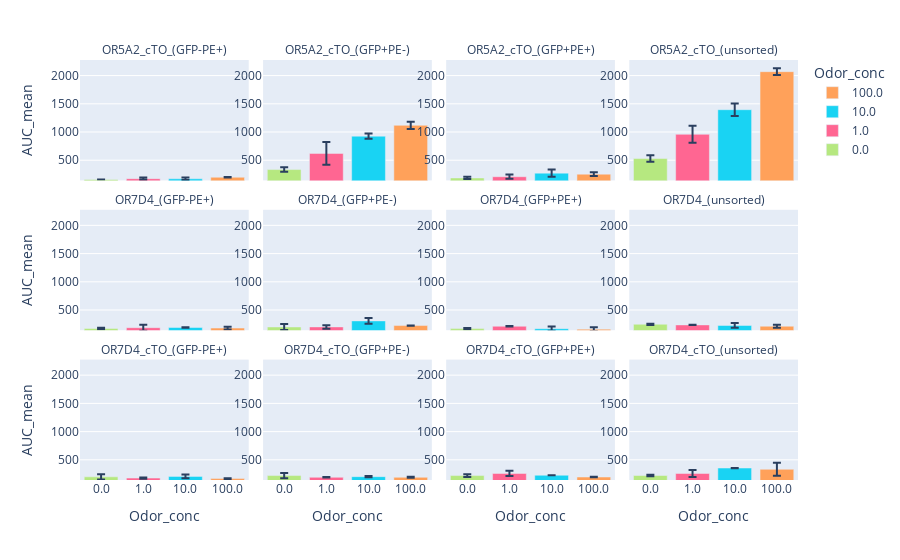

Notebook code cell kept with this figure:
### Markdown cell above
#### Bar plot

### Code cell
# Plot facet plots for AUC

plot_data = AUC_data[['Odor_conc', 'Group', 'AUC_mean', 'AUC_std','Plate']]
plot_data = plot_data[plot_data.Plate.isin([1,2])]
plot_data = plot_data.sort_values('Group')
plot_data = plot_data.drop('Plate', axis = 1)
# Dropping duplicate is important for a functional bar graph 
plot_data = plot_data.drop_duplicates().reset_index(drop=True)

plot_data = plot_data[plot_data.Group != 'pCI_p2']

plot_data['Group'] = pd.Categorical(plot_data['Group'], categories=list(glo.data.Group.unique()), ordered=True)
plot_data = plot_data.sort_values(['Group', 'Odor_conc'], ascending=[True, False])
plot_data['Odor_conc'] = plot_data['Odor_conc'].astype(str)

fig = glo.plot_facet_bar(plot_data, 
                         x_by = "Odor_conc", 
                         y_by = "AUC_mean", 
                         facet_col_by = 'Group',
                        #  facet_row_by = 'Group',
                         error_y_by='AUC_std', n_facet_col_wrap = 4)
fig.show()
# fig.write_html(f'./{file_extension}_raw_AUC.html')

### Figure 1 — Plotly figure (JSON) as saved in the notebook; plotly's stock layout.template omitted (floating-point values rounded to 4 significant figures)
{"data": [{"alignmentgroup": "True", "error_y": {"array": [4.094]}, "hovertemplate": "Odor_conc=%{x}<br>Group=OR5A2_cTO_(GFP-PE+)<br>AUC_mean=%{y}<extra></extra>", "legendgroup": "100.0", "marker": {"color": "#FFA15A", "pattern": {"shape": ""}}, "name": "100.0", "offsetgroup": "100.0", "orientation": "v", "showlegend": true, "textposition": "auto", "type": "bar", "x": ["100.0"], "xaxis": "x9", "y": [198], "yaxis": "y9"}, {"alignmentgroup": "True", "error_y": {"array": [63.2]}, "hovertemplate": "Odor_conc=%{x}<br>Group=OR5A2_cTO_(GFP+PE-)<br>AUC_mean=%{y}<extra></extra>", "legendgroup": "100.0", "marker": {"color": "#FFA15A", "pattern": {"shape": ""}}, "name": "100.0", "offsetgroup": "100.0", "orientation": "v", "showlegend": false, "textposition": "auto", "type": "bar", "x": ["100.0"], "xaxis": "x10", "y": [1118.0], "yaxis": "y10"}, {"alignmentgroup": "True", "error_y": {"array": [33.52]}, "hovertemplate": "Odor_conc=%{x}<br>Group=OR5A2_cTO_(GFP+PE+)<br>AUC_mean=%{y}<extra></extra>", "legendgroup": "100.0", "marker": {"color": "#FFA15A", "pattern": {"shape": ""}}, "name": "100.0", "offsetgroup": "100.0", "orientation": "v", "showlegend": false, "textposition": "auto", "type": "bar", "x": ["100.0"], "xaxis": "x11", "y": [252.8], "yaxis": "y11"}, {"alignmentgroup": "True", "error_y": {"array": [59.36]}, "hovertemplate": "Odor_conc=%{x}<br>Group=OR5A2_cTO_(unsorted)<br>AUC_mean=%{y}<extra></extra>", "legendgroup": "100.0", "marker": {"color": "#FFA15A", "pattern": {"shape": ""}}, "name": "100.0", "offsetgroup": "100.0", "orientation": "v", "showlegend": false, "textposition": "auto", "type": "bar", "x": ["100.0"], "xaxis": "x12", "y": [2069], "yaxis": "y12"}, {"alignmentgroup": "True", "error_y": {"array": [23.29]}, "hovertemplate": "Odor_conc=%{x}<br>Group=OR7D4_(GFP-PE+)<br>AUC_mean=%{y}<extra></extra>", "legendgroup": "100.0", "marker": {"color": "#FFA15A", "pattern": {"shape": ""}}, "name": "100.0", "offsetgroup": "100.0", "orientation": "v", "showlegend": false, "textposition": "auto", "type": "bar", "x": ["100.0"], "xaxis": "x5", "y": [180.2], "yaxis": "y5"}, {"alignmentgroup": "True", "error_y": {"array": [1.279]}, "hovertemplate": "Odor_conc=%{x}<br>Group=OR7D4_(GFP+PE-)<br>AUC_mean=%{y}<extra></extra>", "legendgroup": "100.0", "marker": {"color": "#FFA15A", "pattern": {"shape": ""}}, "name": "100.0", "offsetgroup": "100.0", "orientation": "v", "showlegend": false, "textposition": "auto", "type": "bar", "x": ["100.0"], "xaxis": "x6", "y": [224.8], "yaxis": "y6"}, {"alignmentgroup": "True", "error_y": {"array": [35.06]}, "hovertemplate": "Odor_conc=%{x}<br>Group=OR7D4_(GFP+PE+)<br>AUC_mean=%{y}<extra></extra>", "legendgroup": "100.0", "marker": {"color": "#FFA15A", "pattern": {"shape": ""}}, "name": "100.0", "offsetgroup": "100.0", "orientation": "v", "showlegend": false, "textposition": "auto", "type": "bar", "x": ["100.0"], "xaxis": "x7", "y": [161.2], "yaxis": "y7"}, {"alignmentgroup": "True", "error_y": {"array": [24.82]}, "hovertemplate": "Odor_conc=%{x}<br>Group=OR7D4_(unsorted)<br>AUC_mean=%{y}<extra></extra>", "legendgroup": "100.0", "marker": {"color": "#FFA15A", "pattern": {"shape": ""}}, "name": "100.0", "offsetgroup": "100.0", "orientation": "v", "showlegend": false, "textposition": "auto", "type": "bar", "x": ["100.0"], "xaxis": "x8", "y": [212.8], "yaxis": "y8"}, {"alignmentgroup": "True", "error_y": {"array": [5.885]}, "hovertemplate": "Odor_conc=%{x}<br>Group=OR7D4_cTO_(GFP-PE+)<br>AUC_mean=%{y}<extra></extra>", "legendgroup": "100.0", "marker": {"color": "#FFA15A", "pattern": {"shape": ""}}, "name": "100.0", "offsetgroup": "100.0", "orientation": "v", "showlegend": false, "textposition": "auto", "type": "bar", "x": ["100.0"], "xaxis": "x", "y": [167.2], "yaxis": "y"}, {"alignmentgroup": "True", "error_y": {"array": [9.212]}, "hovertemplate": "Odor_conc=%{x}<br>Group=OR7D4_cTO_(GFP+PE-)<br>AUC_mean=%{y}<extra></extra>", "legendgroup": "100.0", "marker": {"color": "#FFA15A", "pattern": {"shape": ""}}, "name": "100.0", "offsetgroup": "100.0", "orientation": "v", "showlegend": false, "textposition": "auto", "type": "bar", "x": ["100.0"], "xaxis": "x2", "y": [190], "yaxis": "y2"}, {"alignmentgroup": "True", "error_y": {"array": [4.35]}, "hovertemplate": "Odor_conc=%{x}<br>Group=OR7D4_cTO_(GFP+PE+)<br>AUC_mean=%{y}<extra></extra>", "legendgroup": "100.0", "marker": {"color": "#FFA15A", "pattern": {"shape": ""}}, "name": "100.0", "offsetgroup": "100.0", "orientation": "v", "showlegend": false, "textposition": "auto", "type": "bar", "x": ["100.0"], "xaxis": "x3", "y": [195.2], "yaxis": "y3"}, {"alignmentgroup": "True", "error_y": {"array": [115.1]}, "hovertemplate": "Odor_conc=%{x}<br>Group=OR7D4_cTO_(unsorted)<br>AUC_mean=%{y}<extra></extra>", "legendgroup": "100.0", "marker": {"color": "#FFA15A", "pattern": {"shape": ""}}, "name": "100.0", "offsetgroup": "100.0", "orientation": "v", "showlegend": false, "textposition": "auto", "type": "bar", "x": ["100.0"], "xaxis": "x4", "y": [332], "yaxis": "y4"}, {"alignmentgroup": "True", "error_y": {"array": [21.24]}, "hovertemplate": "Odor_conc=%{x}<br>Group=OR5A2_cTO_(GFP-PE+)<br>AUC_mean=%{y}<extra></extra>", "legendgroup": "10.0", "marker": {"color": "#19d3f3", "pattern": {"shape": ""}}, "name": "10.0", "offsetgroup": "10.0", "orientation": "v", "showlegend": true, "textposition": "auto", "type": "bar", "x": ["10.0"], "xaxis": "x9", "y": [171.2], "yaxis": "y9"}, {"alignmentgroup": "True", "error_y": {"array": [47.34]}, "hovertemplate": "Odor_conc=%{x}<br>Group=OR5A2_cTO_(GFP+PE-)<br>AUC_mean=%{y}<extra></extra>", "legendgroup": "10.0", "marker": {"color": "#19d3f3", "pattern": {"shape": ""}}, "name": "10.0", "offsetgroup": "10.0", "orientation": "v", "showlegend": false, "textposition": "auto", "type": "bar", "x": ["10.0"], "xaxis": "x10", "y": [926.2], "yaxis": "y10"}, {"alignmentgroup": "True", "error_y": {"array": [62.18]}, "hovertemplate": "Odor_conc=%{x}<br>Group=OR5A2_cTO_(GFP+PE+)<br>AUC_mean=%{y}<extra></extra>", "legendgroup": "10.0", "marker": {"color": "#19d3f3", "pattern": {"shape": ""}}, "name": "10.0", "offsetgroup": "10.0", "orientation": "v", "showlegend": false, "textposition": "auto", "type": "bar", "x": ["10.0"], "xaxis": "x11", "y": [271.2], "yaxis": "y11"}, {"alignmentgroup": "True", "error_y": {"array": [112.1]}, "hovertemplate": "Odor_conc=%{x}<br>Group=OR5A2_cTO_(unsorted)<br>AUC_mean=%{y}<extra></extra>", "legendgroup": "10.0", "marker": {"color": "#19d3f3", "pattern": {"shape": ""}}, "name": "10.0", "offsetgroup": "10.0", "orientation": "v", "showlegend": false, "textposition": "auto", "type": "bar", "x": ["10.0"], "xaxis": "x12", "y": [1395], "yaxis": "y12"}, {"alignmentgroup": "True", "error_y": {"array": [2.559]}, "hovertemplate": "Odor_conc=%{x}<br>Group=OR7D4_(GFP-PE+)<br>AUC_mean=%{y}<extra></extra>", "legendgroup": "10.0", "marker": {"color": "#19d3f3", "pattern": {"shape": ""}}, "name": "10.0", "offsetgroup": "10.0", "orientation": "v", "showlegend": false, "textposition": "auto", "type": "bar", "x": ["10.0"], "xaxis": "x5", "y": [190.5], "yaxis": "y5"}, {"alignmentgroup": "True", "error_y": {"array": [51.43]}, "hovertemplate": "Odor_conc=%{x}<br>Group=OR7D4_(GFP+PE-)<br>AUC_mean=%{y}<extra></extra>", "legendgroup": "10.0", "marker": {"color": "#19d3f3", "pattern": {"shape": ""}}, "name": "10.0", "offsetgroup": "10.0", "orientation": "v", "showlegend": false, "textposition": "auto", "type": "bar", "x": ["10.0"], "xaxis": "x6", "y": [307.2], "yaxis": "y6"}, {"alignmentgroup": "True", "error_y": {"array": [38.13]}, "hovertemplate": "Odor_conc=%{x}<br>Group=OR7D4_(GFP+PE+)<br>AUC_mean=%{y}<extra></extra>", "legendgroup": "10.0", "marker": {"color": "#19d3f3", "pattern": {"shape": ""}}, "name": "10.0", "offsetgroup": "10.0", "orientation": "v", "showlegend": false, "textposition": "auto", "type": "bar", "x": ["10.0"], "xaxis": "x7", "y": [169.2], "yaxis": "y7"}, {"alignmentgroup": "True", "error_y": {"array": [41.45]}, "hovertemplate": "Odor_conc=%{x}<br>Group=OR7D4_(unsorted)<br>AUC_mean=%{y}<extra></extra>", "legendgroup": "10.0", "marker": {"color": "#19d3f3", "pattern": {"shape": ""}}, "name": "10.0", "offsetgroup": "10.0", "orientation": "v", "showlegend": false, "textposition": "auto", "type": "bar", "x": ["10.0"], "xaxis": "x8", "y": [226.5], "yaxis": "y8"}, {"alignmentgroup": "True", "error_y": {"array": [34.29]}, "hovertemplate": "Odor_conc=%{x}<br>Group=OR7D4_cTO_(GFP-PE+)<br>AUC_mean=%{y}<extra></extra>", "legendgroup": "10.0", "marker": {"color": "#19d3f3", "pattern": {"shape": ""}}, "name": "10.0", "offsetgroup": "10.0", "orientation": "v", "showlegend": false, "textposition": "auto", "type": "bar", "x": ["10.0"], "xaxis": "x", "y": [206.5], "yaxis": "y"}, {"alignmentgroup": "True", "error_y": {"array": [9.979]}, "hovertemplate": "Odor_conc=%{x}<br>Group=OR7D4_cTO_(GFP+PE-)<br>AUC_mean=%{y}<extra></extra>", "legendgroup": "10.0", "marker": {"color": "#19d3f3", "pattern": {"shape": ""}}, "name": "10.0", "offsetgroup": "10.0", "orientation": "v", "showlegend": false, "textposition": "auto", "type": "bar", "x": ["10.0"], "xaxis": "x2", "y": [201.8], "yaxis": "y2"}, {"alignmentgroup": "True", "error_y": {"array": [0.7676]}, "hovertemplate": "Odor_conc=%{x}<br>Group=OR7D4_cTO_(GFP+PE+)<br>AUC_mean=%{y}<extra></extra>", "legendgroup": "10.0", "marker": {"color": "#19d3f3", "pattern": {"shape": ""}}, "name": "10.0", "offsetgroup": "10.0", "orientation": "v", "showlegend": false, "textposition": "auto", "type": "bar", "x": ["10.0"], "xaxis": "x3", "y": [226.8], "yaxis": "y3"}, {"alignmentgroup": "True", "error_y": {"array": [2.559]}, "hovertemplate": "Odor_conc=%{x}<br>Group=OR7D4_cTO_(unsorted)<br>AUC_mean=%{y}<extra></extra>", "legendgroup": "10.0", "marker": {"color": "#19d3f3", "pattern": {"shape": ""}}, "name": "10.0", "offsetgroup": "10.0", "orientation": "v", "showlegend": false, "textposition": "auto", "type": "bar", "x": ["10.0"], "xaxis": "x4", "y": [354.5], "yaxis": "y4"}, {"alignmentgroup": "True", "error_y": {"array": [20.21]}, "hovertemplate": "Odor_conc=%{x}<br>Group=OR5A2_cTO_(GFP-PE+)<br>AUC_mean=%{y}<extra></extra>", "legendgroup": "1.0", "marker": {"color": "#FF6692", "pattern": {"shape": ""}}, "name": "1.0", "offsetgroup": "1.0", "orientation": "v", "showlegend": true, "textposition": "auto", "type": "bar", "x": ["1.0"], "xaxis": "x9", "y": [173.2], "yaxis": "y9"}, {"alignmentgroup": "True", "error_y": {"array": [200.9]}, "hovertemplate": "Odor_conc=%{x}<br>Group=OR5A2_cTO_(GFP+PE-)<br>AUC_mean=%{y}<extra></extra>", "legendgroup": "1.0", "marker": {"color": "#FF6692", "pattern": {"shape": ""}}, "name": "1.0", "offsetgroup": "1.0", "orientation": "v", "showlegend": false, "textposition": "auto", "type": "bar", "x": ["1.0"], "xaxis": "x10", "y": [620.8], "yaxis": "y10"}, {"alignmentgroup": "True", "error_y": {"array": [37.36]}, "hovertemplate": "Odor_conc=%{x}<br>Group=OR5A2_cTO_(GFP+PE+)<br>AUC_mean=%{y}<extra></extra>", "legendgroup": "1.0", "marker": {"color": "#FF6692", "pattern": {"shape": ""}}, "name": "1.0", "offsetgroup": "1.0", "orientation": "v", "showlegend": false, "textposition": "auto", "type": "bar", "x": ["1.0"], "xaxis": "x11", "y": [207.5], "yaxis": "y11"}, {"alignmentgroup": "True", "error_y": {"array": [149.9]}, "hovertemplate": "Odor_conc=%{x}<br>Group=OR5A2_cTO_(unsorted)<br>AUC_mean=%{y}<extra></extra>", "legendgroup": "1.0", "marker": {"color": "#FF6692", "pattern": {"shape": ""}}, "name": "1.0", "offsetgroup": "1.0", "orientation": "v", "showlegend": false, "textposition": "auto", "type": "bar", "x": ["1.0"], "xaxis": "x12", "y": [959], "yaxis": "y12"}, {"alignmentgroup": "True", "error_y": {"array": [51.94]}, "hovertemplate": "Odor_conc=%{x}<br>Group=OR7D4_(GFP-PE+)<br>AUC_mean=%{y}<extra></extra>", "legendgroup": "1.0", "marker": {"color": "#FF6692", "pattern": {"shape": ""}}, "name": "1.0", "offsetgroup": "1.0", "orientation": "v", "showlegend": false, "textposition": "auto", "type": "bar", "x": ["1.0"], "xaxis": "x5", "y": [186.8], "yaxis": "y5"}, {"alignmentgroup": "True", "error_y": {"array": [30.96]}, "hovertemplate": "Odor_conc=%{x}<br>Group=OR7D4_(GFP+PE-)<br>AUC_mean=%{y}<extra></extra>", "legendgroup": "1.0", "marker": {"color": "#FF6692", "pattern": {"shape": ""}}, "name": "1.0", "offsetgroup": "1.0", "orientation": "v", "showlegend": false, "textposition": "auto", "type": "bar", "x": ["1.0"], "xaxis": "x6", "y": [200.8], "yaxis": "y6"}, {"alignmentgroup": "True", "error_y": {"array": [3.071]}, "hovertemplate": "Odor_conc=%{x}<br>Group=OR7D4_(GFP+PE+)<br>AUC_mean=%{y}<extra></extra>", "legendgroup": "1.0", "marker": {"color": "#FF6692", "pattern": {"shape": ""}}, "name": "1.0", "offsetgroup": "1.0", "orientation": "v", "showlegend": false, "textposition": "auto", "type": "bar", "x": ["1.0"], "xaxis": "x7", "y": [212.5], "yaxis": "y7"}, {"alignmentgroup": "True", "error_y": {"array": [1.024]}, "hovertemplate": "Odor_conc=%{x}<br>Group=OR7D4_(unsorted)<br>AUC_mean=%{y}<extra></extra>", "legendgroup": "1.0", "marker": {"color": "#FF6692", "pattern": {"shape": ""}}, "name": "1.0", "offsetgroup": "1.0", "orientation": "v", "showlegend": false, "textposition": "auto", "type": "bar", "x": ["1.0"], "xaxis": "x8", "y": [236], "yaxis": "y8"}, {"alignmentgroup": "True", "error_y": {"array": [10.49]}, "hovertemplate": "Odor_conc=%{x}<br>Group=OR7D4_cTO_(GFP-PE+)<br>AUC_mean=%{y}<extra></extra>", "legendgroup": "1.0", "marker": {"color": "#FF6692", "pattern": {"shape": ""}}, "name": "1.0", "offsetgroup": "1.0", "orientation": "v", "showlegend": false, "textposition": "auto", "type": "bar", "x": ["1.0"], "xaxis": "x", "y": [176.8], "yaxis": "y"}, {"alignmentgroup": "True", "error_y": {"array": [5.118]}, "hovertemplate": "Odor_conc=%{x}<br>Group=OR7D4_cTO_(GFP+PE-)<br>AUC_mean=%{y}<extra></extra>", "legendgroup": "1.0", "marker": {"color": "#FF6692", "pattern": {"shape": ""}}, "name": "1.0", "offsetgroup": "1.0", "orientation": "v", "showlegend": false, "textposition": "auto", "type": "bar", "x": ["1.0"], "xaxis": "x2", "y": [190.5], "yaxis": "y2"}, {"alignmentgroup": "True", "error_y": {"array": [46.57]}, "hovertemplate": "Odor_conc=%{x}<br>Group=OR7D4_cTO_(GFP+PE+)<br>AUC_mean=%{y}<extra></extra>", "legendgroup": "1.0", "marker": {"color": "#FF6692", "pattern": {"shape": ""}}, "name": "1.0", "offsetgroup": "1.0", "orientation": "v", "showlegend": false, "textposition": "auto", "type": "bar", "x": ["1.0"], "xaxis": "x3", "y": [258.5], "yaxis": "y3"}, {"alignmentgroup": "True", "error_y": {"array": [60.39]}, "hovertemplate": "Odor_conc=%{x}<br>Group=OR7D4_cTO_(unsorted)<br>AUC_mean=%{y}<extra></extra>", "legendgroup": "1.0", "marker": {"color": "#FF6692", "pattern": {"shape": ""}}, "name": "1.0", "offsetgroup": "1.0", "orientation": "v", "showlegend": false, "textposition": "auto", "type": "bar", "x": ["1.0"], "xaxis": "x4", "y": [258], "yaxis": "y4"}, {"alignmentgroup": "True", "error_y": {"array": [1.279]}, "hovertemplate": "Odor_conc=%{x}<br>Group=OR5A2_cTO_(GFP-PE+)<br>AUC_mean=%{y}<extra></extra>", "legendgroup": "0.0", "marker": {"color": "#B6E880", "pattern": {"shape": ""}}, "name": "0.0", "offsetgroup": "0.0", "orientation": "v", "showlegend": true, "textposition": "auto", "type": "bar", "x": ["0.0"], "xaxis": "x9", "y": [158.2], "yaxis": "y9"}, {"alignmentgroup": "True", "error_y": {"array": [38.64]}, "hovertemplate": "Odor_conc=%{x}<br>Group=OR5A2_cTO_(GFP+PE-)<br>AUC_mean=%{y}<extra></extra>", "legendgroup": "0.0", "marker": {"color": "#B6E880", "pattern": {"shape": ""}}, "name": "0.0", "offsetgroup": "0.0", "orientation": "v", "showlegend": false, "textposition": "auto", "type": "bar", "x": ["0.0"], "xaxis": "x10", "y": [334.8], "yaxis": "y10"}, {"alignmentgroup": "True", "error_y": {"array": [19.96]}, "hovertemplate": "Odor_conc=%{x}<br>Group=OR5A2_cTO_(GFP+PE+)<br>AUC_mean=%{y}<extra></extra>", "legendgroup": "0.0", "marker": {"color": "#B6E880", "pattern": {"shape": ""}}, "name": "0.0", "offsetgroup": "0.0", "orientation": "v", "showlegend": false, "textposition": "auto", "type": "bar", "x": ["0.0"], "xaxis": "x11", "y": [186], "yaxis": "y11"}, {"alignmentgroup": "True", "error_y": {"array": [57.32]}, "hovertemplate": "Odor_conc=%{x}<br>Group=OR5A2_cTO_(unsorted)<br>AUC_mean=%{y}<extra></extra>", "legendgroup": "0.0", "marker": {"color": "#B6E880", "pattern": {"shape": ""}}, "name": "0.0", "offsetgroup": "0.0", "orientation": "v", "showlegend": false, "textposition": "auto", "type": "bar", "x": ["0.0"], "xaxis": "x12", "y": [530], "yaxis": "y12"}, {"alignmentgroup": "True", "error_y": {"array": [13.56]}, "hovertemplate": "Odor_conc=%{x}<br>Group=OR7D4_(GFP-PE+)<br>AUC_mean=%{y}<extra></extra>", "legendgroup": "0.0", "marker": {"color": "#B6E880", "pattern": {"shape": ""}}, "name": "0.0", "offsetgroup": "0.0", "orientation": "v", "showlegend": false, "textposition": "auto", "type": "bar", "x": ["0.0"], "xaxis": "x5", "y": [173.8], "yaxis": "y5"}, {"alignmentgroup": "True", "error_y": {"array": [53.74]}, "hovertemplate": "Odor_conc=%{x}<br>Group=OR7D4_(GFP+PE-)<br>AUC_mean=%{y}<extra></extra>", "legendgroup": "0.0", "marker": {"color": "#B6E880", "pattern": {"shape": ""}}, "name": "0.0", "offsetgroup": "0.0", "orientation": "v", "showlegend": false, "textposition": "auto", "type": "bar", "x": ["0.0"], "xaxis": "x6", "y": [199.5], "yaxis": "y6"}, {"alignmentgroup": "True", "error_y": {"array": [9.724]}, "hovertemplate": "Odor_conc=%{x}<br>Group=OR7D4_(GFP+PE+)<br>AUC_mean=%{y}<extra></extra>", "legendgroup": "0.0", "marker": {"color": "#B6E880", "pattern": {"shape": ""}}, "name": "0.0", "offsetgroup": "0.0", "orientation": "v", "showlegend": false, "textposition": "auto", "type": "bar", "x": ["0.0"], "xaxis": "x7", "y": [170.5], "yaxis": "y7"}, {"alignmentgroup": "True", "error_y": {"array": [11.0]}, "hovertemplate": "Odor_conc=%{x}<br>Group=OR7D4_(unsorted)<br>AUC_mean=%{y}<extra></extra>", "legendgroup": "0.0", "marker": {"color": "#B6E880", "pattern": {"shape": ""}}, "name": "0.0", "offsetgroup": "0.0", "orientation": "v", "showlegend": false, "textposition": "auto", "type": "bar", "x": ["0.0"], "xaxis": "x8", "y": [247.8], "yaxis": "y8"}, {"alignmentgroup": "True", "error_y": {"array": [46.57]}, "hovertemplate": "Odor_conc=%{x}<br>Group=OR7D4_cTO_(GFP-PE+)<br>AUC_mean=%{y}<extra></extra>", "legendgroup": "0.0", "marker": {"color": "#B6E880", "pattern": {"shape": ""}}, "name": "0.0", "offsetgroup": "0.0", "orientation": "v", "showlegend": false, "textposition": "auto", "type": "bar", "x": ["0.0"], "xaxis": "x", "y": [198.5], "yaxis": "y"}, {"alignmentgroup": "True", "error_y": {"array": [45.8]}, "hovertemplate": "Odor_conc=%{x}<br>Group=OR7D4_cTO_(GFP+PE-)<br>AUC_mean=%{y}<extra></extra>", "legendgroup": "0.0", "marker": {"color": "#B6E880", "pattern": {"shape": ""}}, "name": "0.0", "offsetgroup": "0.0", "orientation": "v", "showlegend": false, "textposition": "auto", "type": "bar", "x": ["0.0"], "xaxis": "x2", "y": [221.2], "yaxis": "y2"}, {"alignmentgroup": "True", "error_y": {"array": [23.8]}, "hovertemplate": "Odor_conc=%{x}<br>Group=OR7D4_cTO_(GFP+PE+)<br>AUC_mean=%{y}<extra></extra>", "legendgroup": "0.0", "marker": {"color": "#B6E880", "pattern": {"shape": ""}}, "name": "0.0", "offsetgroup": "0.0", "orientation": "v", "showlegend": false, "textposition": "auto", "type": "bar", "x": ["0.0"], "xaxis": "x3", "y": [221.2], "yaxis": "y3"}, {"alignmentgroup": "True", "error_y": {"array": [13.31]}, "hovertemplate": "Odor_conc=%{x}<br>Group=OR7D4_cTO_(unsorted)<br>AUC_mean=%{y}<extra></extra>", "legendgroup": "0.0", "marker": {"color": "#B6E880", "pattern": {"shape": ""}}, "name": "0.0", "offsetgroup": "0.0", "orientation": "v", "showlegend": false, "textposition": "auto", "type": "bar", "x": ["0.0"], "xaxis": "x4", "y": [222], "yaxis": "y4"}], "layout": {"annotations": [{"font": {}, "showarrow": false, "text": "OR7D4_cTO_(GFP-PE+)", "x": 0.1175, "xanchor": "center", "xref": "paper", "y": 0.2867, "yanchor": "bottom", "yref": "paper"}, {"font": {}, "showarrow": false, "text": "OR7D4_cTO_(GFP+PE-)", "x": 0.3725, "xanchor": "center", "xref": "paper", "y": 0.2867, "yanchor": "bottom", "yref": "paper"}, {"font": {}, "showarrow": false, "text": "OR7D4_cTO_(GFP+PE+)", "x": 0.6275, "xanchor": "center", "xref": "paper", "y": 0.2867, "yanchor": "bottom", "yref": "paper"}, {"font": {}, "showarrow": false, "text": "OR7D4_cTO_(unsorted)", "x": 0.8825, "xanchor": "center", "xref": "paper", "y": 0.2867, "yanchor": "bottom", "yref": "paper"}, {"font": {}, "showarrow": false, "text": "OR7D4_(GFP-PE+)", "x": 0.1175, "xanchor": "center", "xref": "paper", "y": 0.6433, "yanchor": "bottom", "yref": "paper"}, {"font": {}, "showarrow": false, "text": "OR7D4_(GFP+PE-)", "x": 0.3725, "xanchor": "center", "xref": "paper", "y": 0.6433, "yanchor": "bottom", "yref": "paper"}, {"font": {}, "showarrow": false, "text": "OR7D4_(GFP+PE+)", "x": 0.6275, "xanchor": "center", "xref": "paper", "y": 0.6433, "yanchor": "bottom", "yref": "paper"}, {"font": {}, "showarrow": false, "text": "OR7D4_(unsorted)", "x": 0.8825, "xanchor": "center", "xref": "paper", "y": 0.6433, "yanchor": "bottom", "yref": "paper"}, {"font": {}, "showarrow": false, "text": "OR5A2_cTO_(GFP-PE+)", "x": 0.1175, "xanchor": "center", "xref": "paper", "y": 1.0, "yanchor": "bottom", "yref": "paper"}, {"font": {}, "showarrow": false, "text": "OR5A2_cTO_(GFP+PE-)", "x": 0.3725, "xanchor": "center", "xref": "paper", "y": 1.0, "yanchor": "bottom", "yref": "paper"}, {"font": {}, "showarrow": false, "text": "OR5A2_cTO_(GFP+PE+)", "x": 0.6275, "xanchor": "center", "xref": "paper", "y": 1.0, "yanchor": "bottom", "yref": "paper"}, {"font": {}, "showarrow": false, "text": "OR5A2_cTO_(unsorted)", "x": 0.8825, "xanchor": "center", "xref": "paper", "y": 1.0, "yanchor": "bottom", "yref": "paper"}], "barmode": "relative", "legend": {"title": {"text": "Odor_conc"}, "tracegroupgap": 0}, "margin": {"t": 60}, "xaxis": {"anchor": "y", "categoryarray": ["0.0", "1.0", "10.0", "100.0"], "categoryorder": "array", "domain": [0, 0.235], "title": {"text": "Odor_conc"}}, "xaxis10": {"anchor": "y10", "categoryarray": ["0.0", "1.0", "10.0", "100.0"], "categoryorder": "array", "domain": [0.255, 0.49], "matches": "x", "showticklabels": false}, "xaxis11": {"anchor": "y11", "categoryarray": ["0.0", "1.0", "10.0", "100.0"], "categoryorder": "array", "domain": [0.51, 0.745], "matches": "x", "showticklabels": false}, "xaxis12": {"anchor": "y12", "categoryarray": ["0.0", "1.0", "10.0", "100.0"], "categoryorder": "array", "domain": [0.765, 1.0], "matches": "x", "showticklabels": false}, "xaxis2": {"anchor": "y2", "categoryarray": ["0.0", "1.0", "10.0", "100.0"], "categoryorder": "array", "domain": [0.255, 0.49], "matches": "x", "title": {"text": "Odor_conc"}}, "xaxis3": {"anchor": "y3", "categoryarray": ["0.0", "1.0", "10.0", "100.0"], "categoryorder": "array", "domain": [0.51, 0.745], "matches": "x", "title": {"text": "Odor_conc"}}, "xaxis4": {"anchor": "y4", "categoryarray": ["0.0", "1.0", "10.0", "100.0"], "categoryorder": "array", "domain": [0.765, 1.0], "matches": "x", "title": {"text": "Odor_conc"}}, "xaxis5": {"anchor": "y5", "categoryarray": ["0.0", "1.0", "10.0", "100.0"], "categoryorder": "array", "domain": [0, 0.235], "matches": "x", "showticklabels": false}, "xaxis6": {"anchor": "y6", "categoryarray": ["0.0", "1.0", "10.0", "100.0"], "categoryorder": "array", "domain": [0.255, 0.49], "matches": "x", "showticklabels": false}, "xaxis7": {"anchor": "y7", "categoryarray": ["0.0", "1.0", "10.0", "100.0"], "categoryorder": "array", "domain": [0.51, 0.745], "matches": "x", "showticklabels": false}, "xaxis8": {"anchor": "y8", "categoryarray": ["0.0", "1.0", "10.0", "100.0"], "categoryorder": "array", "domain": [0.765, 1.0], "matches": "x", "showticklabels": false}, "xaxis9": {"anchor": "y9", "categoryarray": ["0.0", "1.0", "10.0", "100.0"], "categoryorder": "array", "domain": [0, 0.235], "matches": "x", "showticklabels": false}, "yaxis": {"anchor": "x", "domain": [0, 0.2867], "range": [142.4, 2276.0], "showticklabels": true, "title": {"text": "AUC_mean"}}, "yaxis10": {"anchor": "x10", "domain": [0.7133, 1.0], "matches": "y", "showticklabels": true}, "yaxis11": {"anchor": "x11", "domain": [0.7133, 1.0], "matches": "y", "showticklabels": true}, "yaxis12": {"anchor": "x12", "domain": [0.7133, 1.0], "matches": "y", "showticklabels": true}, "yaxis2": {"anchor": "x2", "domain": [0, 0.2867], "matches": "y", "showticklabels": true}, "yaxis3": {"anchor": "x3", "domain": [0, 0.2867], "matches": "y", "showticklabels": true}, "yaxis4": {"anchor": "x4", "domain": [0, 0.2867], "matches": "y", "showticklabels": true}, "yaxis5": {"anchor": "x5", "domain": [0.3567, 0.6433], "matches": "y", "showticklabels": true, "title": {"text": "AUC_mean"}}, "yaxis6": {"anchor": "x6", "domain": [0.3567, 0.6433], "matches": "y", "showticklabels": true}, "yaxis7": {"anchor": "x7", "domain": [0.3567, 0.6433], "matches": "y", "showticklabels": true}, "yaxis8": {"anchor": "x8", "domain": [0.3567, 0.6433], "matches": "y", "showticklabels": true}, "yaxis9": {"anchor": "x9", "domain": [0.7133, 1.0], "matches": "y", "showticklabels": true, "title": {"text": "AUC_mean"}}}}
